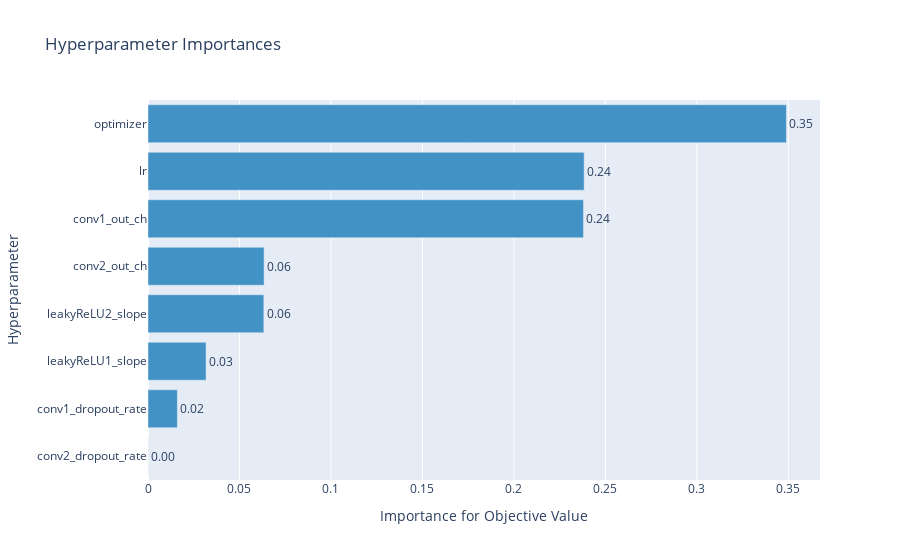

Source (notebook cell):
### Code cell
optuna.visualization.plot_param_importances(study)

### Figure 1 — Plotly figure (JSON) as saved in the notebook; plotly's stock layout.template omitted (floating-point values rounded to 4 significant figures)
{"data": [{"cliponaxis": false, "hovertemplate": ["conv2_dropout_rate (DiscreteUniformDistribution): 4.958753120902483e-05<extra></extra>", "conv1_dropout_rate (DiscreteUniformDistribution): 0.016051672902254042<extra></extra>", "leakyReLU1_slope (DiscreteUniformDistribution): 0.031740830892691564<extra></extra>", "leakyReLU2_slope (DiscreteUniformDistribution): 0.06331093971114304<extra></extra>", "conv2_out_ch (IntUniformDistribution): 0.0634530541766376<extra></extra>", "conv1_out_ch (IntUniformDistribution): 0.2380301346193411<extra></extra>", "lr (LogUniformDistribution): 0.23841361428387223<extra></extra>", "optimizer (CategoricalDistribution): 0.3489501658828515<extra></extra>"], "marker": {"color": "rgb(66,146,198)"}, "orientation": "h", "text": ["4.958753120902483e-05", "0.016051672902254042", "0.031740830892691564", "0.06331093971114304", "0.0634530541766376", "0.2380301346193411", "0.23841361428387223", "0.3489501658828515"], "textposition": "outside", "texttemplate": "%{text:.2f}", "type": "bar", "x": [4.959e-05, 0.01605, 0.03174, 0.06331, 0.06345, 0.238, 0.2384, 0.349], "y": ["conv2_dropout_rate", "conv1_dropout_rate", "leakyReLU1_slope", "leakyReLU2_slope", "conv2_out_ch", "conv1_out_ch", "lr", "optimizer"]}], "layout": {"showlegend": false, "title": {"text": "Hyperparameter Importances"}, "xaxis": {"title": {"text": "Importance for Objective Value"}}, "yaxis": {"title": {"text": "Hyperparameter"}}}}
